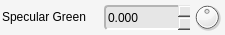
         <widget class="QFrame" name="specularGreen">
          <property name="minimumSize">
           <size>
            <width>225</width>
            <height>35</height>
           </size>
          </property>
          <property name="maximumSize">
           <size>
            <width>225</width>
            <height>35</height>
           </size>
          </property>
          <property name="styleSheet">
           <string notr="true">background-color: rgb(245, 245, 245);
border-radius: 4px;</string>
          </property>
          <property name="frameShape">
           <enum>QFrame::NoFrame</enum>
          </property>
          <property name="frameShadow">
           <enum>QFrame::Plain</enum>
          </property>
          <property name="lineWidth">
           <number>0</number>
          </property>
          <widget class="QLabel" name="specularGreen_lbl">
           <property name="geometry">
            <rect>
             <x>2</x>
             <y>2</y>
             <width>100</width>
             <height>30</height>
            </rect>
           </property>
           <property name="sizePolicy">
            <sizepolicy hsizetype="Fixed" vsizetype="Fixed">
             <horstretch>0</horstretch>
             <verstretch>0</verstretch>
            </sizepolicy>
           </property>
           <property name="minimumSize">
            <size>
             <width>100</width>
             <height>30</height>
            </size>
           </property>
           <property name="maximumSize">
            <size>
             <width>100</width>
             <height>30</height>
            </size>
           </property>
           <property name="font">
            <font>
             <weight>50</weight>
             <bold>false</bold>
            </font>
           </property>
           <property name="styleSheet">
            <string notr="true">border-width: 0px;</string>
           </property>
           <property name="text">
            <string>Specular Green</string>
           </property>
           <property name="margin">
            <number>1</number>
           </property>
          </widget>
          <widget class="QDoubleSpinBox" name="specularGreen_value">
           <property name="geometry">
            <rect>
             <x>104</x>
             <y>5</y>
             <width>86</width>
             <height>25</height>
            </rect>
           </property>
           <property name="sizePolicy">
            <sizepolicy hsizetype="Fixed" vsizetype="Fixed">
             <horstretch>0</horstretch>
             <verstretch>0</verstretch>
            </sizepolicy>
           </property>
           <property name="minimumSize">
            <size>
             <width>86</width>
             <height>25</height>
            </size>
           </property>
           <property name="maximumSize">
            <size>
             <width>86</width>
             <height>25</height>
            </size>
           </property>
           <property name="styleSheet">
            <string notr="true">background-color: rgb(230, 230, 230);
border-top-color: rgb(180, 180, 180);
border-left-color: rgb(180, 180, 180);
border-bottom-color: rgb(255, 255, 255);
border-right-color: rgb(255, 255, 255);
border-style: solid;
border-width: 2px;</string>
           </property>
           <property name="frame">
            <bool>false</bool>
           </property>
           <property name="buttonSymbols">
            <enum>QAbstractSpinBox::UpDownArrows</enum>
           </property>
           <property name="decimals">
            <number>3</number>
           </property>
           <property name="minimum">
            <double>-9999.000000000000000</double>
           </property>
           <property name="maximum">
            <double>9999.000000000000000</double>
           </property>
           <property name="singleStep">
            <double>0.050000000000000</double>
           </property>
          </widget>
          <widget class="QDial" name="specularGreen_dial">
           <property name="geometry">
            <rect>
             <x>192</x>
             <y>2</y>
             <width>30</width>
             <height>30</height>
            </rect>
           </property>
           <property name="sizePolicy">
            <sizepolicy hsizetype="Fixed" vsizetype="Fixed">
             <horstretch>0</horstretch>
             <verstretch>0</verstretch>
            </sizepolicy>
           </property>
           <property name="minimumSize">
            <size>
             <width>30</width>
             <height>30</height>
            </size>
           </property>
           <property name="maximumSize">
            <size>
             <width>30</width>
             <height>30</height>
            </size>
           </property>
           <property name="styleSheet">
            <string notr="true">border-width: 0px;</string>
           </property>
           <property name="minimum">
            <number>-10000</number>
           </property>
           <property name="maximum">
            <number>10000</number>
           </property>
           <property name="orientation">
            <enum>Qt::Horizontal</enum>
           </property>
          </widget>
         </widget>
